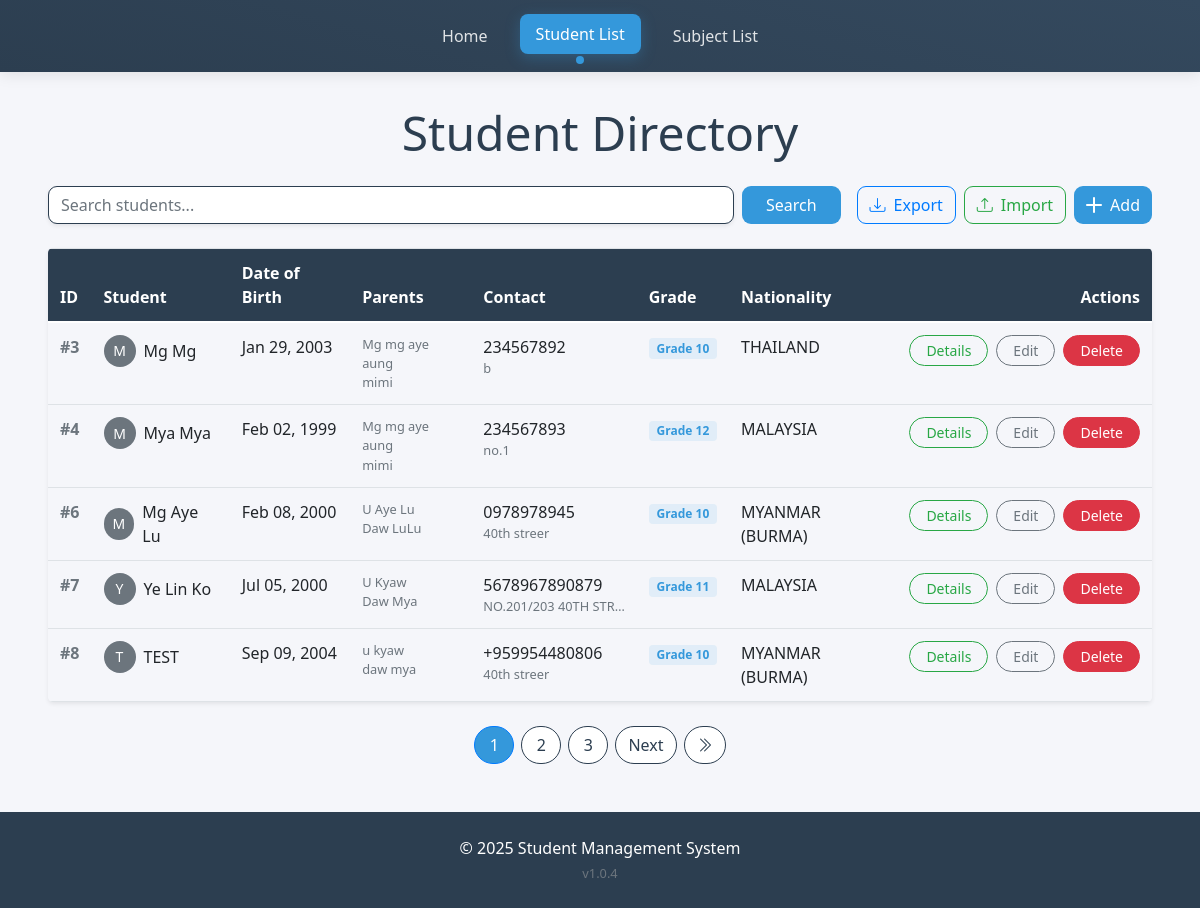
/management/, run on the app's committed database.
### student_app/models.py (models this page shows, shortened)
class Student(models.Model):
    name = models.CharField(max_length=100)
    dob = models.DateField()  # Date of Birth
    nrc = models.CharField(max_length=50, unique=True)  # National Registration Card number (assuming it's unique)
    father_name = models.CharField(max_length=100)
    mother_name = models.CharField(max_length=100)
    phone = models.CharField(max_length=15)  # Phone number
    address = models.TextField()  # Long address details
    grade = models.CharField(max_length=10)  # Grade (A, B, etc.)
    country = models.CharField(max_length=100)
    class Meta:
        verbose_name = "Student"
        verbose_name_plural = "Students"

### student_app/views.py (the view)
# urls.py: path('', views.student_list, name='student_list'),  # Home page or Student List page
def student_list(request):
    query = request.GET.get('q', '')  # Get the search query from the URL
    students = Student.objects.all()
    if query:
        students = students.filter(name__icontains=query)  # Filter students by name (case-insensitive)
    paginator = Paginator(students, 5)  # Show 10 students per page
    page_number = request.GET.get('page')
    page_obj = paginator.get_page(page_number)
    return render(request, 'student/student_list.html', {'page_obj': page_obj, 'query': query})

### templates/student/student_list.html (shortened to what this page needs)
{% extends 'base.html' %}
{% block content %}
<div class="container-main">
  <h2 class="display-5 text-center mb-4" style="color: var(--primary-color);">Student Directory</h2>
  <div class="d-flex flex-column flex-md-row justify-content-between gap-3 mb-4">
    <form method="get" class="d-flex gap-2 flex-grow-1">
      <input type="text" name="q" value="{{ query }}" placeholder="Search students..."
        class="form-control search-input shadow-sm" style="border-radius: 9px; border: 1px solid var(--primary-color);">
      <button type="submit" class="btn btn-primary px-4"
        style="border-radius: 9px; background: var(--secondary-color); border: none;">
        Search
      </button>
    </form>
    <div class="d-flex gap-2 justify-content-end">
      <a href="{% url 'export_students' %}" class="btn btn-outline-primary d-flex align-items-center gap-2"
        style="border-radius: 9px;">
        <i class="bi bi-download"></i> Export
      </a>
      <a href="{% url 'import_students' %}" class="btn btn-outline-success d-flex align-items-center gap-2"
        style="border-radius: 9px;">
        <i class="bi bi-upload"></i> Import
      </a>
      <a href="{% url 'create_student' %}" class="btn btn-primary d-flex align-items-center gap-2"
        style="border-radius: 9px; background: var(--secondary-color); border: none;">
        <i class="bi bi-plus-lg"></i> Add
      </a>
    </div>
  </div>
  <div class="table-responsive rounded-3 shadow-sm d-none d-md-block">
    <table class="table table-hover align-middle mb-0">
      <thead class="sticky-top" style="background: var(--primary-color); color: white;">
        <tr>
          <th>ID</th>
          <th>Student</th>
          <th>Date of Birth</th>
          <th>Parents</th>
          <th>Contact</th>
          <th>Grade</th>
          <th>Nationality</th>
          <th class="text-end">Actions</th>
        </tr>
      </thead>
      <tbody>
        {% for student in page_obj %}
        <tr style="cursor: pointer; ">
          <td class="fw-bold text-muted">#{{ student.id }}</td>
          <td>
            <div class="d-flex align-items-center gap-2">
              <div
                class="avatar-sm bg-secondary text-white rounded-circle d-flex align-items-center justify-content-center">
                {{ student.name|first }}
              </div>
              {{ student.name }}
            </div>
          </td>
          <td>{{ student.dob|date:"M d, Y" }}</td>
          <td>
            <div class="text-muted small">
              <div>{{ student.father_name }}</div>
              <div>{{ student.mother_name }}</div>
            </div>
          </td>
          <td>
            <div class="text-nowrap">
              <div>{{ student.phone }}</div>
              <div class="text-muted small">{{ student.address|truncatechars:20 }}</div>
            </div>
          </td>
          <td>
            <span class="badge bg-primary-subtle text-primary">
              Grade {{ student.grade }}
            </span>
          </td>
          <td>{{ student.country|upper }}</td>
          <td class="text-end">
            <div class="d-flex gap-2 justify-content-end">
              <a href="{% url 'student_detail' student.id %}" class="btn btn-sm btn-outline-success px-3"
                style="border-radius: 20px;">
                Details
              </a>
              <a href="{% url 'edit_student' student.id %}" class="btn btn-sm btn-outline-secondary px-3"
                style="border-radius: 20px;">
                Edit
              </a>
              <a href="{% url 'delete_student' student.id %}" class="btn btn-sm btn-danger px-3"
                style="border-radius: 20px;">
                Delete
              </a>
            </div>
          </td>
        </tr>
        {% endfor %}
      </tbody>
    </table>
  </div>
  <nav class="mt-4">
    <ul class="pagination justify-content-center">
      {% for num in page_obj.paginator.page_range %}
      {% if page_obj.number == num %}
      <li class="page-item active">
        <span class="page-link" style="border-radius: 20px; margin-right: 8px; background: var(--secondary-color);">
          {{ num }}
        </span>
      </li>
      {% else %}
      <li class="page-item">
        <a class="page-link" href="?page={{ num }}&q={{ query }}" style="border-radius: 20px; margin-right: 8px;">
          {{ num }}
        </a>
      </li>
      {% endif %}
      {% endfor %}
      {% if page_obj.has_next %}
      <li class="page-item">
        <a class="page-link" href="?page={{ page_obj.next_page_number }}&q={{ query }}"
          style="border-radius: 20px; margin-right: 8px;">
          Next
        </a>
      </li>
      <li class="page-item">
        <a class="page-link" href="?page={{ page_obj.paginator.num_pages }}&q={{ query }}" style="border-radius: 20px;">
          <i class="bi bi-chevron-double-right"></i>
        </a>
      </li>
      {% endif %}
    </ul>
  </nav>
</div>
{% endblock %}

### templates/base.html (style rules this page uses)
:root { --primary-color: #2c3e50; --secondary-color: #3498db; --accent-color: #e74c3c; --light-bg: #f5f6fa; }
body { background-color: var(--light-bg); font-family: 'Segoe UI', system-ui, -apple-system, sans-serif; min-height: 100vh; display: flex; flex-direction: column; }
.container-main { max-width: 1200px; margin: 0 auto; padding: 0 1.5rem; }

### templates/student/student_list.html (style rules this page uses)
.avatar-sm { width: 32px; height: 32px; font-size: 14px; }
.badge.bg-primary-subtle { background-color: rgba(52, 152, 219, 0.1) !important; color: var(--secondary-color) !important; padding: 0.35em 0.65em; }
.page-link { color: var(--primary-color); border: 1px solid var(--primary-color); min-width: 40px; text-align: center; }

### data on the page
Student: id "3", name|first "M", name "Mg Mg", dob "Jan 29, 2003", father_name "Mg mg aye aung", mother_name "mimi", phone "234567892", address "b", grade "10", country "THAILAND"
Student: id "4", name|first "M", name "Mya Mya", dob "Feb 02, 1999", father_name "Mg mg aye aung", mother_name "mimi", phone "234567893", address "no.1", grade "12", country "MALAYSIA"
Student: id "6", name|first "M", name "Mg Aye Lu", dob "Feb 08, 2000", father_name "U Aye Lu", mother_name "Daw LuLu", phone "0978978945", address "40th streer", grade "10", country "MYANMAR (BURMA)"
Student: id "7", name|first "Y", name "Ye Lin Ko", dob "Jul 05, 2000", father_name "U Kyaw", mother_name "Daw Mya", phone "5678967890879", address "NO.201/203 40TH STR…", grade "11", country "MALAYSIA"
Student: id "8", name|first "T", name "TEST", dob "Sep 09, 2004", father_name "u kyaw", mother_name "daw mya", phone "+959954480806", address "40th streer", grade "10", country "MYANMAR (BURMA)"

### other printed values
{{ num }} "1"
{{ num }} "2" "3"
